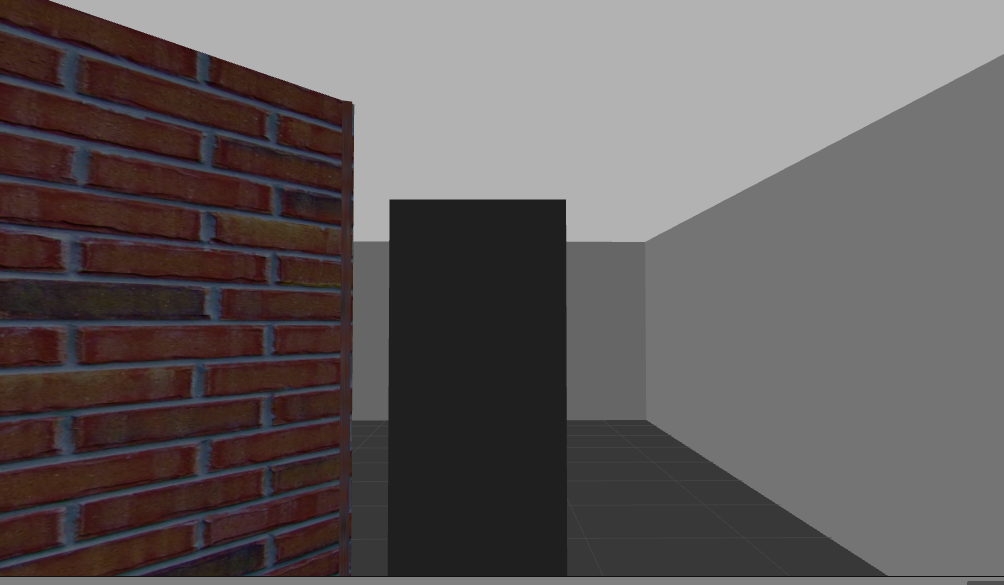
//> input picture codes/tell_color/test.png, 1004 x 585 px
$ ./color_zuobiao   (built with g++ and OpenCV 4)
//> lines starting //> are read from the running program, lines starting //| are printed output that depends on the picture; after the words box and inside, x2 and y2 are one past the last pixel; in counts of white or black regions, pixels touching at a corner belong together
//> further down, matSrc is the input picture: 585 rows x 1004 cols, CV_8UC3; mean B, G, R 91.6, 91.6, 97.8
#include <iostream>
#include "opencv2/opencv.hpp"
#include "opencv2/imgproc/imgproc.hpp"
#include "opencv2/highgui/highgui.hpp"
#define PI 3.1415926

using namespace cv;
using namespace std;

void RGB2HSV(double red, double green, double blue, double& hue, double& saturation, double& intensity)
{

	double r, g, b;
	double h, s, i;

	double sum;
	double minRGB, maxRGB;
	double theta;

	r = red / 255.0;
	g = green / 255.0;
	b = blue / 255.0;

	minRGB = ((r<g) ? (r) : (g));
	minRGB = (minRGB<b) ? (minRGB) : (b);

	maxRGB = ((r>g) ? (r) : (g));
	maxRGB = (maxRGB>b) ? (maxRGB) : (b);

	sum = r + g + b;
	i = sum / 3.0;

	if (i<0.001 || maxRGB - minRGB<0.001)
	{
		h = 0.0;
		s = 0.0;
	}
	else
	{
		s = 1.0 - 3.0*minRGB / sum;
		theta = sqrt((r - g)*(r - g) + (r - b)*(g - b));
		theta = acos((r - g + r - b)*0.5 / theta);
		if (b <= g)
			h = theta;
		else
			h = 2 * PI - theta;
		if (s <= 0.01)
			h = 0;
	}

	hue = (int)(h * 180 / PI);
	saturation = (int)(s * 100);
	intensity = (int)(i * 100);
}

Mat picture_red(Mat input)
{

	Mat frame;
	Mat srcImg = input;
	frame = srcImg;
	waitKey(1);
	int width = srcImg.cols;
//> width = 1004
	int height = srcImg.rows;
//> height = 585

	int x, y;
	double B = 0.0, G = 0.0, R = 0.0, H = 0.0, S = 0.0, V = 0.0;
	Mat vec_rgb = Mat::zeros(srcImg.size(), CV_8UC1); //zeors生成图片和输入图片大小0矩阵

	for (x = 0; x < height; x++)
	{
		for (y = 0; y < width; y++)
		{
			B = srcImg.at<Vec3b>(x, y)[0];
			G = srcImg.at<Vec3b>(x, y)[1];
			R = srcImg.at<Vec3b>(x, y)[2];
			RGB2HSV(R, G, B, H, S, V);
			//红色范围，范围参考的网上。可以自己调
//			if ((H >= 312 && H <= 360) && (S >= 17 && S <= 100) && (V>18 && V < 100))
			if ((H >= 0 && H <= 180) && (S >= 0 && S <= 255) && (V>0 && V < 46))
				vec_rgb.at<uchar>(x, y) = 255;
			/*cout << H << "," << S << "," << V << endl;*/
		}
	}
//> this loop made 585 passes
//> (B, G, R) on passes 1 to 3: (178, 178, 178), (178, 178, 178), (178, 178, 178)
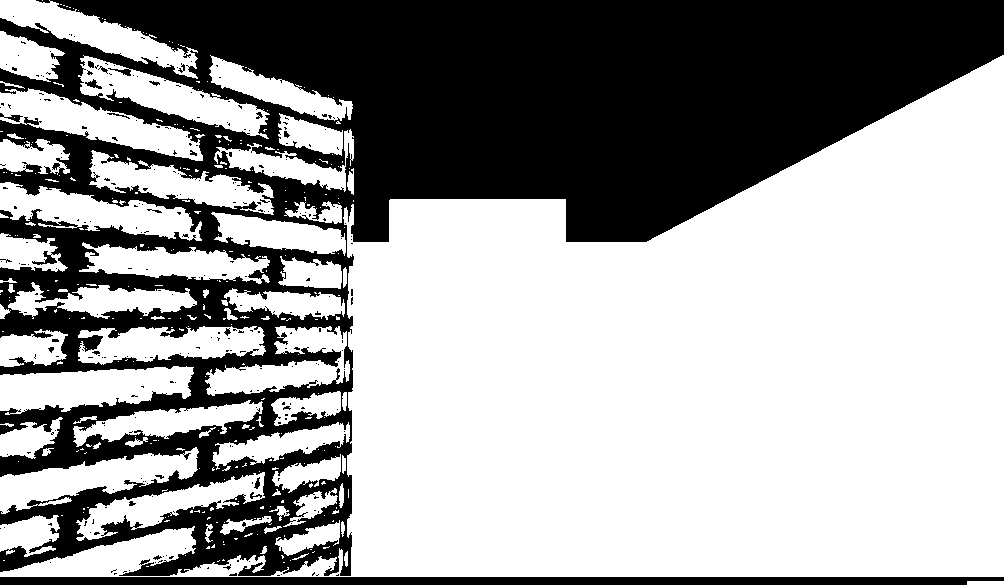
//> vec_rgb: 585 rows x 1004 cols, CV_8UC1; 62.6% white; 293 black regions (271 under 20 px), largest, box (x1, y1, x2, y2) and area: (0, 0, 1004, 576) 209828, (0, 577, 1004, 585) 7884, (0, 113, 23, 122) 78
//> after the loop, B = 80; G = 80; R = 80
	/*imshow("hsv", vec_rgb);*/
	return vec_rgb;


}

void O_x1y1(Mat in, double *x1, double *y1, double *x2, double *y2)

{
	Mat matSrc = in;
	/*Mat matSrc = imread("qwer9.png", 0);*/

	GaussianBlur(matSrc, matSrc, Size(5, 5), 0);//高斯滤波，除噪点

	vector<vector<Point> > contours;//contours的类型，双重的vector

	vector<Vec4i> hierarchy;//Vec4i是指每一个vector元素中有四个int型数据。

	//阈值

	threshold(matSrc, matSrc, 100, 255, THRESH_BINARY);//图像二值化
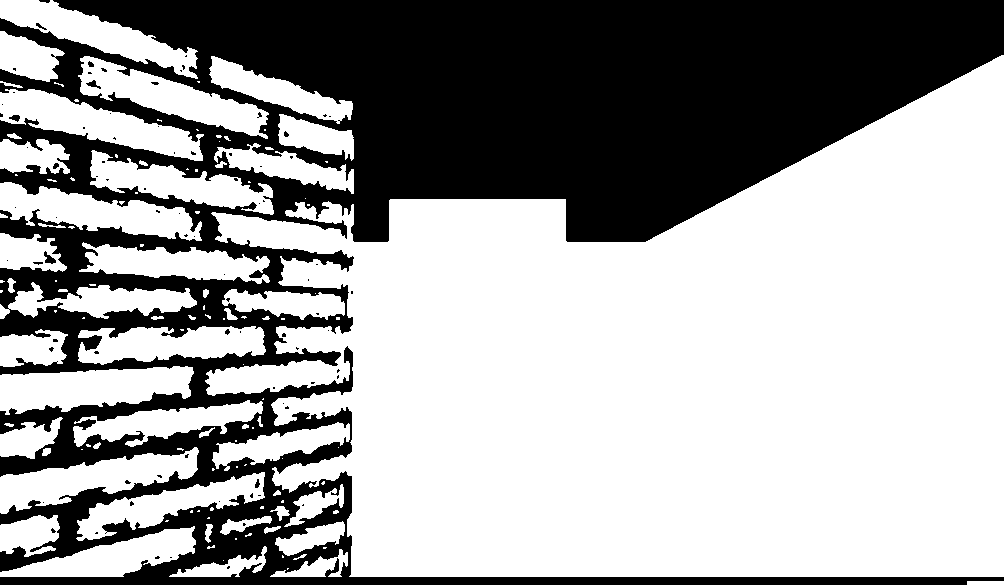
//> matSrc: 585 rows x 1004 cols, CV_8UC1; 63.5% white; 83 black regions (71 under 20 px)

	//寻找轮廓，这里注意，findContours的输入参数要求是二值图像，二值图像的来源大致有两种，第一种用threshold，第二种用canny

	findContours(matSrc.clone(), contours, hierarchy, CV_RETR_EXTERNAL, CHAIN_APPROX_SIMPLE, Point(0, 0));
//> contours = 122 contours, 75 with area under 20; largest, box (x1, y1, x2, y2) and area: (205, 55, 1004, 577) 272793, (0, 366, 194, 415) 6234, (0, 89, 204, 161) 6012, (0, 447, 199, 514) 5730, (78, 56, 269, 139) 5708

	/// 计算矩

	vector<Moments> mu(contours.size());
//> mu = 122 items

	for (int i = 0; i < contours.size(); i++)

	{

		mu[i] = moments(contours[i], false);

	}
//> this loop made 122 passes

	///  计算矩中心:

	vector<Point2f> mc(contours.size());

	for (int i = 0; i < contours.size(); i++)

	{

		mc[i] = Point2f(mu[i].m10 / mu[i].m00, mu[i].m01 / mu[i].m00);

	}
//> after the loop, mc = 122 Points (x, y), first 12: [985, 582.5], [287.3, 568.3], [nan, nan], [282.4, 556.2], [300.7, 556.3], [316.8, 567.5], [324.3, 547.5], [224.5, 567.3], [210.5, 546.6], [235.5, 538.5], [248.6, 534.4], [270.9, 529]

	/// 绘制轮廓

	Mat drawing = Mat::zeros(matSrc.size(), CV_8UC1);

	for (int i = 0; i < contours.size(); i++)

	{

		Scalar color = Scalar(255);

		drawContours(drawing, contours, i, color, 2, 8, hierarchy, 0, Point());//绘制轮廓函数

		circle(drawing, mc[i], 4, color, -1, 8, 0);


	}
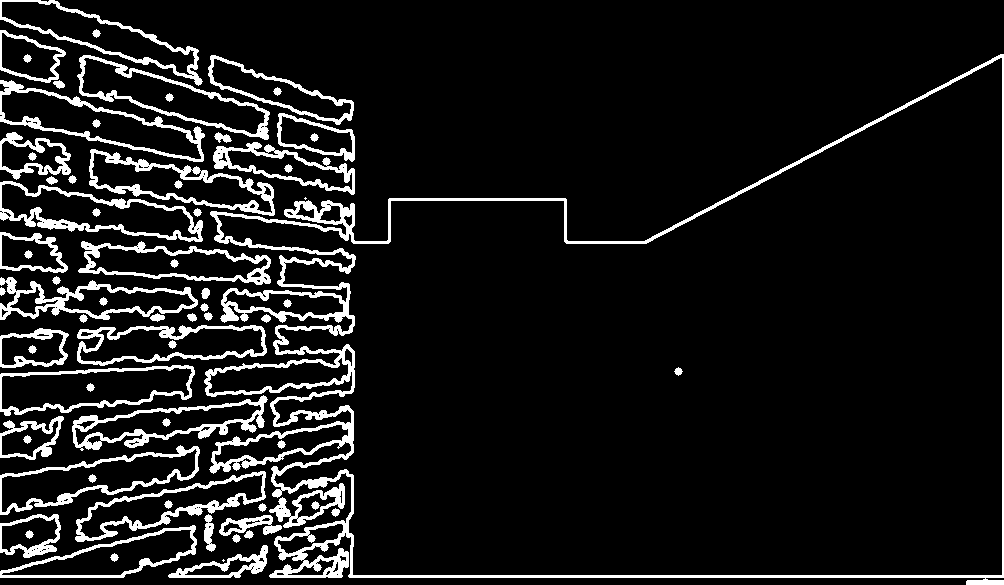
//> drawing: 585 rows x 1004 cols, CV_8UC1; 9.8% white; 73 white regions (2 under 20 px), largest, box (x1, y1, x2, y2) and area: (204, 54, 1004, 585) 17814, (72, 395, 268, 451) 2367, (89, 149, 275, 216) 2307
	*x1 = mc[0].x;
	*y1 = mc[0].y;
	*x2 = mc[contours.size()-1].x;
	*y2 = mc[contours.size() - 1].y;

	imshow("outImage", drawing);


}

int main()
{

	double xx1, yy1, xx2, yy2;
	double x1, y1, x2, y2;

	Mat matSrc = imread("test.png");

	Mat middle = picture_red(matSrc);
	O_x1y1(middle, &xx1, &yy1, &xx2, &yy2);
//> xx1 = 985; yy1 = 582.5; xx2 = 96.16; yy2 = 33.34
	x1 = xx1;
//> x1 = 985
	y1 = yy1;
//> y1 = 582.5
	x2 = xx2;
//> x2 = 96.16
	y2 = yy2;
//> y2 = 33.34

	imshow("orginImage", matSrc);
	imshow("red", picture_red(matSrc));
//> the loop in picture_red (call 2), `for (x = 0; x < height; x++)` made 585 passes

 	// rectangle(matSrc, Point(x1,y1), Point(x2,y2),Scalar(255, 0, 0), 1, LINE_8, 0);//, color, thickness=None, lineType=None, shift=None);
 	// imshow("kuang",matSrc);
	cout << "红点：" << x1 << "， " << y1 << "; " << "红点1：" << x2 << "， " << y2 << endl;
//| 红点：985， 582.5; 红点1：96.163， 33.3407
	waitKey();

	return 0;
}

$ run again, with codes/tell_color/qwer4.png copied over codes/tell_color/test.png
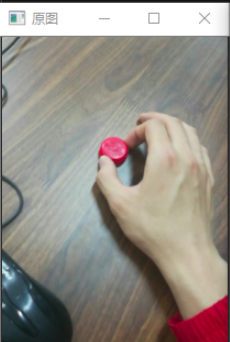
//> input picture codes/tell_color/qwer4.png, 230 x 342 px
//> matSrc is the input picture: 342 rows x 230 cols, CV_8UC3; mean B, G, R 136.5, 144.1, 149.8
//> the loop in picture_red, `for (x = 0; x < height; x++)` made 342 passes
//> (B, G, R) on passes 1 to 3: (18, 18, 18), (26, 26, 26), (63, 63, 63)
//> after the loop in picture_red, `for (x = 0; x < height; x++)`:
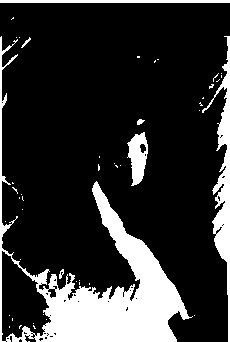
//> vec_rgb: 342 rows x 230 cols, CV_8UC1; 18.7% white; 48 white regions (41 under 20 px), largest, box (x1, y1, x2, y2) and area: (0, 36, 193, 342) 10798, (202, 36, 230, 342) 2273, (127, 132, 148, 186) 700
//> after the loop in picture_red, `for (x = 0; x < height; x++)`: B = 58
//> contours = 19 contours, 12 with area under 20; largest, box (x1, y1, x2, y2) and area: (0, 36, 191, 342) 10438, (202, 36, 230, 342) 2070, (127, 132, 148, 186) 705, (0, 0, 230, 3) 458, (137, 119, 144, 125) 23, (59, 269, 64, 279) 21, (22, 38, 31, 48) 20
//> mu = 19 items
//> the loop in O_x1y1, `for (int i = 0; i < contours.size(); i++)` made 19 passes
//> after the loop in O_x1y1, `for (int i = 0; i < contours.size(); i++)`:
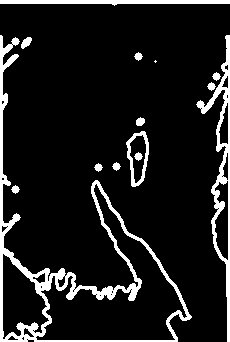
//> drawing: 342 rows x 230 cols, CV_8UC1; 11% white; 14 white regions (1 under 20 px), largest, box (x1, y1, x2, y2) and area: (0, 35, 192, 342) 4855, (196, 35, 230, 342) 1941, (0, 0, 230, 6) 926
//> xx1 = 33.67; yy1 = 326.3; xx2 = 114.5; yy2 = 1
//> x1 = 33.67
//> y1 = 326.3
//> x2 = 114.5
//> y2 = 1
//> the loop in picture_red (call 2), `for (x = 0; x < height; x++)` made 342 passes
//| 红点：33.6667， 326.333; 红点1：114.5， 1
